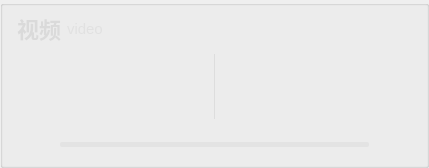
          <widget class="QGroupBox" name="groupBox_201">
           <property name="styleSheet">
            <string notr="true">#groupBox_201{
background-color: rgba(95, 95, 95, 200);
border: 0px solid #42adff;
border-left: 1px solid rgba(200, 200, 200,100);
border-right: 0px solid rgba(29, 83, 185, 255);
border-radius:0px;}</string>
           </property>
           <property name="title">
            <string/>
           </property>
           <layout class="QVBoxLayout" name="verticalLayout_4" stretch="0,1,0">
            <property name="topMargin">
             <number>0</number>
            </property>
            <property name="bottomMargin">
             <number>0</number>
            </property>
            <item>
             <widget class="QGroupBox" name="groupBox_3">
              <property name="minimumSize">
               <size>
                <width>0</width>
                <height>42</height>
               </size>
              </property>
              <property name="maximumSize">
               <size>
                <width>16777215</width>
                <height>42</height>
               </size>
              </property>
              <property name="styleSheet">
               <string notr="true">#groupBox_3{
border: 0px solid #42adff;
border-radius:0px;}</string>
              </property>
              <property name="title">
               <string/>
              </property>
              <layout class="QHBoxLayout" name="horizontalLayout_6">
               <property name="leftMargin">
                <number>0</number>
               </property>
               <property name="topMargin">
                <number>0</number>
               </property>
               <property name="rightMargin">
                <number>0</number>
               </property>
               <property name="bottomMargin">
                <number>0</number>
               </property>
               <item>
                <widget class="QLabel" name="label_6">
                 <property name="minimumSize">
                  <size>
                   <width>0</width>
                   <height>0</height>
                  </size>
                 </property>
                 <property name="maximumSize">
                  <size>
                   <width>16777215</width>
                   <height>40</height>
                  </size>
                 </property>
                 <property name="styleSheet">
                  <string notr="true">QLabel
{
	font-size: 22px;
	font-family: &quot;Microsoft YaHei&quot;;
	font-weight: bold;
 		border-radius:9px;
		background:rgba(66, 195, 255, 0);
color: rgb(218, 218, 218);
}
</string>
                 </property>
                 <property name="text">
                  <string>视频</string>
                 </property>
                </widget>
               </item>
               <item>
                <widget class="QLabel" name="label_28">
                 <property name="minimumSize">
                  <size>
                   <width>0</width>
                   <height>0</height>
                  </size>
                 </property>
                 <property name="maximumSize">
                  <size>
                   <width>16777215</width>
                   <height>40</height>
                  </size>
                 </property>
                 <property name="styleSheet">
                  <string notr="true">QLabel{
	font-family: &quot;DejaVu Sans Mono&quot;;
	font-size: 15px;
	color: #e1e1e1;}</string>
                 </property>
                 <property name="text">
                  <string>video</string>
                 </property>
                </widget>
               </item>
               <item>
                <spacer name="horizontalSpacer_14">
                 <property name="orientation">
                  <enum>Qt::Horizontal</enum>
                 </property>
                 <property name="sizeHint" stdset="0">
                  <size>
                   <width>40</width>
                   <height>20</height>
                  </size>
                 </property>
                </spacer>
               </item>
               <item>
                <widget class="QLabel" name="fps_label">
                 <property name="minimumSize">
                  <size>
                   <width>100</width>
                   <height>40</height>
                  </size>
                 </property>
                 <property name="maximumSize">
                  <size>
                   <width>100</width>
                   <height>40</height>
                  </size>
                 </property>
                 <property name="styleSheet">
                  <string notr="true">QLabel
{
	font-size: 20px;
	font-family: &quot;Microsoft YaHei&quot;;
	font-weight: bold;
 		border-radius:9px;
		background:rgba(66, 195, 255, 0);
color: rgb(218, 218, 218);
}
</string>
                 </property>
                 <property name="text">
                  <string/>
                 </property>
                 <property name="alignment">
                  <set>Qt::AlignCenter</set>
                 </property>
                </widget>
               </item>
              </layout>
             </widget>
            </item>
            <item>
             <widget class="QSplitter" name="splitter">
              <property name="enabled">
               <bool>true</bool>
              </property>
              <property name="styleSheet">
               <string notr="true">#splitter::handle{background: 1px solid  rgba(200, 200, 200,100);}</string>
              </property>
              <property name="frameShape">
               <enum>QFrame::NoFrame</enum>
              </property>
              <property name="lineWidth">
               <number>10</number>
              </property>
              <property name="orientation">
               <enum>Qt::Horizontal</enum>
              </property>
              <property name="handleWidth">
               <number>1</number>
              </property>
              <widget class="Label_click_Mouse" name="raw_video">
               <property name="enabled">
                <bool>true</bool>
               </property>
               <property name="sizePolicy">
                <sizepolicy hsizetype="Ignored" vsizetype="Ignored">
                 <horstretch>0</horstretch>
                 <verstretch>0</verstretch>
                </sizepolicy>
               </property>
               <property name="minimumSize">
                <size>
                 <width>200</width>
                 <height>0</height>
                </size>
               </property>
               <property name="font">
                <font>
                 <family>微软雅黑</family>
                 <pointsize>36</pointsize>
                </font>
               </property>
               <property name="cursor">
                <cursorShape>ArrowCursor</cursorShape>
               </property>
               <property name="autoFillBackground">
                <bool>false</bool>
               </property>
               <property name="styleSheet">
                <string notr="true">color: rgb(218, 218, 218);
</string>
               </property>
               <property name="text">
                <string/>
               </property>
               <property name="scaledContents">
                <bool>false</bool>
               </property>
               <property name="alignment">
                <set>Qt::AlignCenter</set>
               </property>
              </widget>
              <widget class="Label_click_Mouse" name="out_video">
               <property name="enabled">
                <bool>true</bool>
               </property>
               <property name="sizePolicy">
                <sizepolicy hsizetype="Ignored" vsizetype="Ignored">
                 <horstretch>0</horstretch>
                 <verstretch>0</verstretch>
                </sizepolicy>
               </property>
               <property name="minimumSize">
                <size>
                 <width>200</width>
                 <height>0</height>
                </size>
               </property>
               <property name="font">
                <font>
                 <family>微软雅黑</family>
                 <pointsize>36</pointsize>
                </font>
               </property>
               <property name="cursor">
                <cursorShape>ArrowCursor</cursorShape>
               </property>
               <property name="styleSheet">
                <string notr="true">color: rgb(218, 218, 218);
</string>
               </property>
               <property name="text">
                <string/>
               </property>
               <property name="scaledContents">
                <bool>false</bool>
               </property>
               <property name="alignment">
                <set>Qt::AlignCenter</set>
               </property>
              </widget>
             </widget>
            </item>
            <item>
             <layout class="QHBoxLayout" name="horizontalLayout_12">
              <property name="rightMargin">
               <number>0</number>
              </property>
              <item>
               <widget class="QPushButton" name="runButton">
                <property name="minimumSize">
                 <size>
                  <width>40</width>
                  <height>40</height>
                 </size>
                </property>
                <property name="styleSheet">
                 <string notr="true">QPushButton {
border-style: solid;
border-width: 0px;
border-radius: 0px;
background-color: rgba(223, 223, 223, 0);
}
QPushButton::focus{outline: none;}
QPushButton::hover {
border-style: solid;
border-width: 0px;
border-radius: 0px;
background-color: rgba(223, 223, 223, 150);}</string>
                </property>
                <property name="text">
                 <string/>
                </property>
                <property name="icon">
                 <iconset resource="../apprcc.qrc">
                  <normaloff>:/img/icon/运行.png</normaloff>
                  <normalon>:/img/icon/暂停.png</normalon>
                  <disabledoff>:/img/icon/运行.png</disabledoff>
                  <disabledon>:/img/icon/暂停.png</disabledon>
                  <activeoff>:/img/icon/运行.png</activeoff>
                  <activeon>:/img/icon/暂停.png</activeon>
                  <selectedoff>:/img/icon/运行.png</selectedoff>
                  <selectedon>:/img/icon/暂停.png</selectedon>:/img/icon/运行.png</iconset>
                </property>
                <property name="iconSize">
                 <size>
                  <width>30</width>
                  <height>30</height>
                 </size>
                </property>
                <property name="checkable">
                 <bool>true</bool>
                </property>
               </widget>
              </item>
              <item>
               <widget class="QProgressBar" name="progressBar">
                <property name="maximumSize">
                 <size>
                  <width>16777215</width>
                  <height>5</height>
                 </size>
                </property>
                <property name="styleSheet">
                 <string notr="true">QProgressBar{ color: rgb(255, 255, 255); font:12pt; border-radius:2px; text-align:center; border:none; background-color: rgba(215, 215, 215,100);} 
QProgressBar:chunk{ border-radius:0px; background: rgba(55, 55, 55, 200);}</string>
                </property>
                <property name="maximum">
                 <number>1000</number>
                </property>
                <property name="value">
                 <number>0</number>
                </property>
                <property name="textVisible">
                 <bool>false</bool>
                </property>
               </widget>
              </item>
              <item>
               <widget class="QPushButton" name="stopButton">
                <property name="minimumSize">
                 <size>
                  <width>40</width>
                  <height>40</height>
                 </size>
                </property>
                <property name="styleSheet">
                 <string notr="true">QPushButton {
border-style: solid;
border-width: 0px;
border-radius: 0px;
background-color: rgba(223, 223, 223, 0);
}
QPushButton::focus{outline: none;}
QPushButton::hover {
border-style: solid;
border-width: 0px;
border-radius: 0px;
background-color: rgba(223, 223, 223, 150);}</string>
                </property>
                <property name="text">
                 <string/>
                </property>
                <property name="icon">
                 <iconset resource="../apprcc.qrc">
                  <normaloff>:/img/icon/终止.png</normaloff>:/img/icon/终止.png</iconset>
                </property>
                <property name="iconSize">
                 <size>
                  <width>30</width>
                  <height>30</height>
                 </size>
                </property>
               </widget>
              </item>
             </layout>
            </item>
           </layout>
          </widget>
